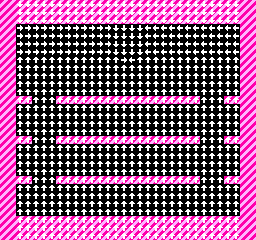

This game map was drawn from its Tiled (.tmx) file and the tilesets committed beside it. A one-line description and the trimmed map source follow:
An orthogonal 32x30 tile map with 8x8 px tiles, 2 tile layers (BuildLayer, DirectionalLayer), 2 hidden layers not drawn, 4 tilesets.

<map version="1.10" tiledversion="1.10.2" orientation="orthogonal" renderorder="right-down" width="32" height="30" tilewidth="8" tileheight="8" infinite="0" nextlayerid="5" nextobjectid="1">
 <editorsettings>
  <export target="../../BubbleBobble/Assets/Levels/Level1.json" format="json" />
 </editorsettings>
 <tileset firstgid="1" source="MapBlocks.tsx" />
 <tileset firstgid="513" source="Collisions.tsx" />
 <tileset firstgid="521" source="Directions.tsx" />
 <tileset firstgid="525" source="MapShadows.tsx" />
 <layer id="1" name="BuildLayer" width="32" height="30">
  <properties>
   <property name="Enemies">ZenChan_16_12_-1
ZenChan_16_9_-1
ZenChan_16_6_-1
END</property>
   <property name="Items">Fruit_6_1_9_12_100
END</property>
  </properties>
  <data>[960 cells, 354 non-empty, 5 distinct tile ids]</data>
 </layer>
 <layer id="2" name="CollisionLayer" width="32" height="30" visible="0">
  <data>[960 cells, 182 non-empty, 3 distinct tile ids]</data>
 </layer>
 <layer id="3" name="DirectionalLayer" width="32" height="30">
  <data>[960 cells, 840 non-empty, 4 distinct tile ids]</data>
 </layer>
 <layer id="4" name="ShadowLayer" width="32" height="30" visible="0">
  <properties>
   <property name="ShadowColor" type="color" value="#ff940341" />
  </properties>
  <data>[960 cells, 123 non-empty, 6 distinct tile ids]</data>
 </layer>
</map>
